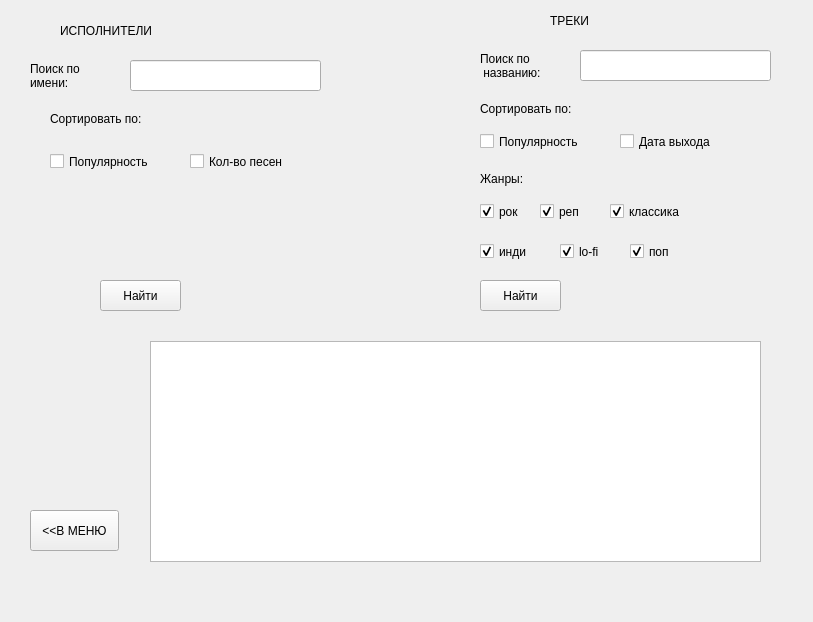
<?xml version="1.0" encoding="UTF-8"?>
<ui version="4.0">
 <class>SearchView</class>
 <widget class="QWidget" name="SearchView">
  <property name="geometry">
   <rect>
    <x>0</x>
    <y>0</y>
    <width>813</width>
    <height>622</height>
   </rect>
  </property>
  <property name="windowTitle">
   <string>Form</string>
  </property>
  <widget class="QPushButton" name="btnTrack">
   <property name="geometry">
    <rect>
     <x>480</x>
     <y>280</y>
     <width>81</width>
     <height>31</height>
    </rect>
   </property>
   <property name="text">
    <string>Найти</string>
   </property>
  </widget>
  <widget class="QCheckBox" name="trackPopular">
   <property name="geometry">
    <rect>
     <x>480</x>
     <y>130</y>
     <width>131</width>
     <height>23</height>
    </rect>
   </property>
   <property name="text">
    <string>Популярность</string>
   </property>
  </widget>
  <widget class="QCheckBox" name="rok">
   <property name="geometry">
    <rect>
     <x>480</x>
     <y>200</y>
     <width>51</width>
     <height>23</height>
    </rect>
   </property>
   <property name="text">
    <string>рок</string>
   </property>
   <property name="checked">
    <bool>true</bool>
   </property>
  </widget>
  <widget class="QCheckBox" name="rep">
   <property name="geometry">
    <rect>
     <x>540</x>
     <y>200</y>
     <width>51</width>
     <height>23</height>
    </rect>
   </property>
   <property name="text">
    <string>реп</string>
   </property>
   <property name="checked">
    <bool>true</bool>
   </property>
  </widget>
  <widget class="QCheckBox" name="classic">
   <property name="geometry">
    <rect>
     <x>610</x>
     <y>200</y>
     <width>91</width>
     <height>23</height>
    </rect>
   </property>
   <property name="text">
    <string>классика</string>
   </property>
   <property name="checked">
    <bool>true</bool>
   </property>
  </widget>
  <widget class="QCheckBox" name="indi">
   <property name="geometry">
    <rect>
     <x>480</x>
     <y>240</y>
     <width>61</width>
     <height>23</height>
    </rect>
   </property>
   <property name="text">
    <string>инди</string>
   </property>
   <property name="checked">
    <bool>true</bool>
   </property>
  </widget>
  <widget class="QCheckBox" name="lofi">
   <property name="geometry">
    <rect>
     <x>560</x>
     <y>240</y>
     <width>61</width>
     <height>23</height>
    </rect>
   </property>
   <property name="text">
    <string>lo-fi</string>
   </property>
   <property name="checked">
    <bool>true</bool>
   </property>
  </widget>
  <widget class="QCheckBox" name="pop">
   <property name="geometry">
    <rect>
     <x>630</x>
     <y>240</y>
     <width>61</width>
     <height>23</height>
    </rect>
   </property>
   <property name="text">
    <string>поп</string>
   </property>
   <property name="checked">
    <bool>true</bool>
   </property>
  </widget>
  <widget class="QLabel" name="label_2">
   <property name="geometry">
    <rect>
     <x>480</x>
     <y>170</y>
     <width>101</width>
     <height>17</height>
    </rect>
   </property>
   <property name="text">
    <string>Жанры:</string>
   </property>
  </widget>
  <widget class="QLabel" name="label_3">
   <property name="geometry">
    <rect>
     <x>480</x>
     <y>100</y>
     <width>121</width>
     <height>17</height>
    </rect>
   </property>
   <property name="text">
    <string>Сортировать по:</string>
   </property>
  </widget>
  <widget class="QCheckBox" name="trackDate">
   <property name="geometry">
    <rect>
     <x>620</x>
     <y>130</y>
     <width>131</width>
     <height>23</height>
    </rect>
   </property>
   <property name="text">
    <string>Дата выхода</string>
   </property>
  </widget>
  <widget class="QCheckBox" name="numTrack">
   <property name="geometry">
    <rect>
     <x>190</x>
     <y>150</y>
     <width>131</width>
     <height>23</height>
    </rect>
   </property>
   <property name="text">
    <string>Кол-во песен</string>
   </property>
  </widget>
  <widget class="QCheckBox" name="artistPopular">
   <property name="geometry">
    <rect>
     <x>50</x>
     <y>150</y>
     <width>131</width>
     <height>23</height>
    </rect>
   </property>
   <property name="text">
    <string>Популярность</string>
   </property>
  </widget>
  <widget class="QLabel" name="label_4">
   <property name="geometry">
    <rect>
     <x>50</x>
     <y>110</y>
     <width>121</width>
     <height>17</height>
    </rect>
   </property>
   <property name="text">
    <string>Сортировать по:</string>
   </property>
  </widget>
  <widget class="QLineEdit" name="artistEntry">
   <property name="geometry">
    <rect>
     <x>130</x>
     <y>60</y>
     <width>191</width>
     <height>31</height>
    </rect>
   </property>
  </widget>
  <widget class="QLineEdit" name="trackEntry">
   <property name="geometry">
    <rect>
     <x>580</x>
     <y>50</y>
     <width>191</width>
     <height>31</height>
    </rect>
   </property>
  </widget>
  <widget class="QLabel" name="label_5">
   <property name="geometry">
    <rect>
     <x>550</x>
     <y>10</y>
     <width>61</width>
     <height>21</height>
    </rect>
   </property>
   <property name="text">
    <string>ТРЕКИ</string>
   </property>
  </widget>
  <widget class="QLabel" name="label_6">
   <property name="geometry">
    <rect>
     <x>60</x>
     <y>20</y>
     <width>111</width>
     <height>21</height>
    </rect>
   </property>
   <property name="text">
    <string>ИСПОЛНИТЕЛИ</string>
   </property>
  </widget>
  <widget class="QLabel" name="label_7">
   <property name="geometry">
    <rect>
     <x>480</x>
     <y>40</y>
     <width>81</width>
     <height>51</height>
    </rect>
   </property>
   <property name="text">
    <string>Поиск по
 названию:</string>
   </property>
  </widget>
  <widget class="QLabel" name="label_8">
   <property name="geometry">
    <rect>
     <x>30</x>
     <y>50</y>
     <width>81</width>
     <height>51</height>
    </rect>
   </property>
   <property name="text">
    <string>Поиск по
имени:</string>
   </property>
  </widget>
  <widget class="QPushButton" name="btnArtist">
   <property name="geometry">
    <rect>
     <x>100</x>
     <y>280</y>
     <width>81</width>
     <height>31</height>
    </rect>
   </property>
   <property name="text">
    <string>Найти</string>
   </property>
  </widget>
  <widget class="QTableView" name="tableView">
   <property name="geometry">
    <rect>
     <x>150</x>
     <y>341</y>
     <width>611</width>
     <height>221</height>
    </rect>
   </property>
   <attribute name="horizontalHeaderDefaultSectionSize">
    <number>150</number>
   </attribute>
  </widget>
  <widget class="QPushButton" name="btnMenu">
   <property name="geometry">
    <rect>
     <x>30</x>
     <y>510</y>
     <width>89</width>
     <height>41</height>
    </rect>
   </property>
   <property name="text">
    <string>&lt;&lt;В МЕНЮ</string>
   </property>
  </widget>
 </widget>
 <resources/>
 <connections/>
</ui>
